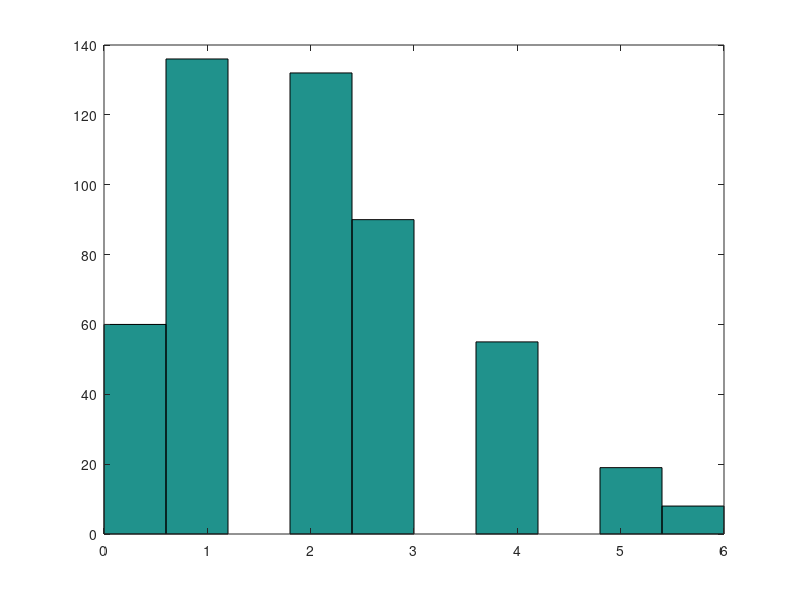

The MATLAB script that drew this image: (Note: this script raises an error after producing the figure.)
% C Cultures and each has N cells. Mutation prob = mu. 

%% PROBLEM 1 : ONE GENERATION OF LD EXPERIMENT
% C = 500, N = 1000, mu = 1*10^-3
clear
clc 

C = 500;
N = 1000;
mu = 1*10^-3;

for i = 1:C
    i;
    ct = 0;
    for j = 1:N
        for k = 1:2
            ct = ct + 1; 
            ALREADYONE = 0;
            rn = rand;
            if ALREADYONE == 1
                continue
            end

            if rn < mu
                state = 1;
                ALREADYONE = 1;
            else
                state = 0;
            end
            STATE(ct) = state;
        end
    end
    SUM = sum(STATE);
    SIMUL(i) = SUM;
end
figure
hist(SIMUL)

No_Zeros = sum(SIMUL == 0) 
lambda = whatislambda(SIMUL) %labmda = mu * 2 * N (after dividing) 
mean(SIMUL)
var(SIMUL)
%%
[y, x] = hist(SIMUL)
plot(y)

%% PROBLEM 2 
% C = 1000, N = 400, mu = 1*10^-7
clear
clc 
C = 1000;
N = 400;
mu = 1*10^-7;
i;
C=1000;
for i = 1:C
    i
    Original_STATE = zeros(1,400);
    age_ct = 0;
    for g = 1:15
        ct = 0;
        for j = 1:length(Original_STATE)
            cell = Original_STATE(j);
            if cell == 0 
                for k = 1:2
                    ct = ct + 1;
                    ALREADYONE = 0;
                    rn = rand;
                    if ALREADYONE == 1
                        continue
                    end

                    if rn < mu
                        state = 1;
                        ALREADYONE = 1;
                    else
                        state = 0;
                    end
                    STATE(ct) = state;
                end
            elseif cell == 1
                for q = 1:2
                    ct = ct + 1;
                    state = 1;
                    STATE(ct) = state;
                end
            end
        end
        Original_STATE = STATE;
        ct;
        if sum(STATE) > 0 && age_ct ==0
            age = g; 
            age_ct = age_ct+1;
        end
    end
    SUM = sum(Original_STATE);
    SIMUL(i) = SUM;
    AGE(i) = age;
    clear STATE
    clear Original_STATE
end
SIMUL
AGE
%% Problem 2, CONT'D
clear
clc
load prob2_variable.mat
DATA = SIMUL;
DATA(287) = [];
n_D = length(DATA)

hist(DATA,1:2054)

DATA_sorted = sort(DATA)
no_jp_DATA = DATA_sorted(1:round(n_D*0.95))
var(no_jp_DATA)

%% PROBLEM3 AGE
clear
clc
load prob2_variable.mat
DATA = SIMUL;
DATA(287) = [];
age_DATA = AGE;
age_DATA(287) = [];
figure
hold on 
plot(DATA)
plot(age_DATA)
ylim([0,100])
hold off 

figure
scatter(age_DATA, DATA)

%% Problem 4
load prob2_variable.mat
p4_DATA = SIMUL(1:100);
p4_AGE = AGE(1:100);

figure
hist(p4_DATA)

figure
hist(DATA, 150)
lambda = whatislambda(DATA) %Poission? NO!

No_Zeros = sum(DATA == 0) 
%No_nonZeros = sum(DATA ~= 0) 

mean_mutants = mean(DATA)